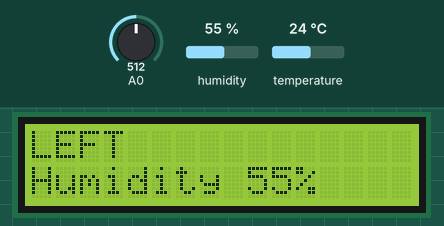
The sketch below on a simulated Arduino Uno, built with avr-gcc and run on an emulated ATmega328P. Parts: 16×2 character LCD. The inputs (shaded band) are chosen by the test bench; at power-on: A0 = 512, humidity 55 %, temperature 24 °C.

Above: at 4.2 s.
4.3 s: A0 set to 370
At 5.8 s:
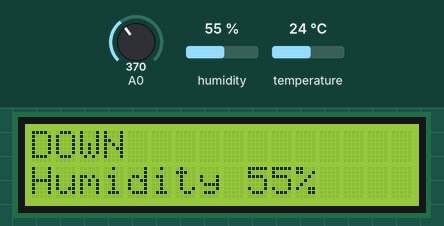
9.2 s: A0 set to 122
At 10.1 s:
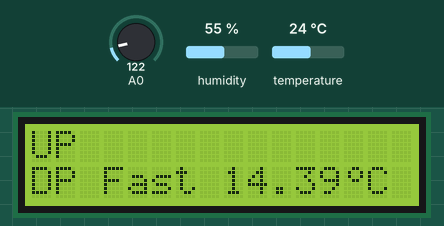
14.3 s: A0 set to 40
At 16.1 s:
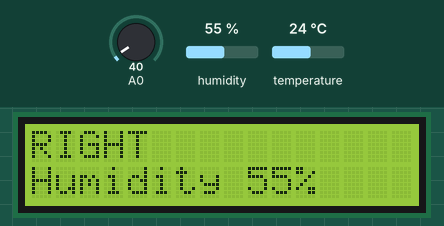
19.4 s: A0 set to 716
At 21.3 s:
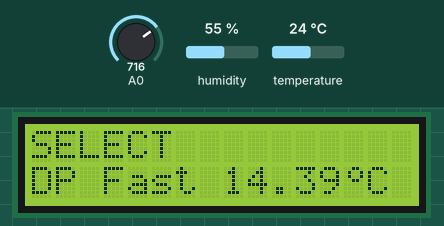
24.5 s: humidity set to 22 %
At 25.6 s:
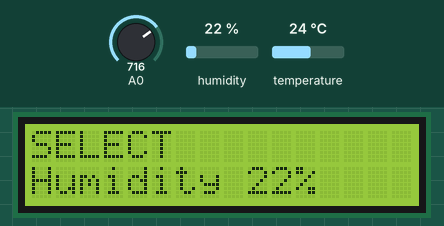
26.5 s: temperature set to 12 °C
Timing chart, 0 to 29.0 s (numbered marks = the images above; inputs shaded):
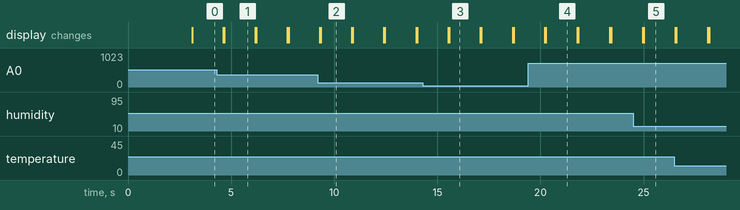

Measured:
- after the input at 4.3 s, the display: first differs from a run without the input after 0.36 s (image 1)
- after the input at 9.2 s, the display: first differs from a run without the input after 0.14 s (image 2)
- after the input at 14.3 s, the display: first differs from a run without the input after 1.3 s (image 3)
- after the input at 19.4 s, the display: first differs from a run without the input after 0.86 s (image 4)
- after the input at 24.5 s, the display: first changes after 0.46 s (image 5 shows a later state)
- what the display in image 1 shows lasts 1.5 s, from 4.7 s to 6.2 s

The sketch:

lcd_temp_keypad.ino
```cpp
// (licence header left out)
#include "dht11.h"
#include <LiquidCrystal.h>

#define DHT11PIN 2
dht11 DHT11;

// обычно LiquidCrystal lcd(12, 11, 5, 4, 3, 2);
// но у нас с кнопками
LiquidCrystal lcd(8, 9, 4, 5, 6, 7);

// определяем кнопки
const byte bRIGHT = 0;
const byte bUP    = 1;
const byte bDOWN  = 2;
const byte bLEFT  = 3;
const byte bSELECT= 4;
const byte bNONE  = 99;
int keyIN = -1;

// различные задержки
const int DELAY_KEY = 1500;  // после надписи какая кнопка нажата
const int DELAY_SHOW= 10000; // сколько времени показывать данные
const int DELAY_FOR = 50;    // для цикла for

// Символ градуса, создан с помощью
// Custom Character Generator for HD44780 LCD Modules http://omerk.github.io/lcdchargen/
byte tempChar[8] = {0b00110,0b01001,0b01001,0b00110,0b00000,0b00000,0b00000,0b00000};

int temperature, humidity;
double dewP, dewPFast;

// Общее количество итераций/замеров
int count = 0;


/****************************************************************************
 * Главная программа
 ****************************************************************************/


// загрузка, установка
void setup() {
  lcd.begin(16, 2);
  lcd.clear();
  lcd.createChar(0, tempChar);
  lcd.setCursor(0,0); // col, row
  lcd.print("DHT11+LCD+Keypad");
  lcd.setCursor(0,1); // col, row
  lcd.print("tim4dev.com");
  delay(3000);
}

// главный цикл
void loop()
{
    int i;
    lcd.clear();

    // если ошибки при считывании датчика DHT11
    if (!readDTH11() )
        return; // начать новый loop()

    showTemperatureHumidity();

    for (i = 0; i <= DELAY_SHOW; i = i + DELAY_FOR) {
        actionKey();
        delay(50);
    }

    showDP();

    for (i = 0; i <= DELAY_SHOW; i = i + DELAY_FOR) {
        actionKey();
        delay(50);
    }
}


/****************************************************************************
 * Функции
 ****************************************************************************/


// считать информацию с датчика температуры/влажности воздуха
boolean readDTH11() {
    count++;
    int chk = DHT11.read(DHT11PIN);

    // если ошибки при считывании датчика DHT11
    if (!checkError(chk) )
        return false; // начать новый loop()

    temperature = DHT11.temperature;
    humidity    = DHT11.humidity;
    dewP        = dewPoint(temperature, humidity);
    dewPFast    = dewPointFast(temperature, humidity);

    return true;
}

// dewPoint function NOAA
// reference (1) : http://wahiduddin.net/calc/density_algorithms.htm
// reference (2) : http://www.colorado.edu/geography/weather_station/Geog_site/about.htm
//
double dewPoint(double celsius, double humidity)
{
    // (1) Saturation Vapor Pressure = ESGG(T)
    double RATIO = 373.15 / (273.15 + celsius);
    double RHS = -7.90298 * (RATIO - 1);
    RHS += 5.02808 * log10(RATIO);
    RHS += -1.3816e-7 * (pow(10, (11.344 * (1 - 1/RATIO ))) - 1) ;
    RHS += 8.1328e-3 * (pow(10, (-3.49149 * (RATIO - 1))) - 1) ;
    RHS += log10(1013.246);

    // factor -3 is to adjust units - Vapor Pressure SVP * humidity
    double VP = pow(10, RHS - 3) * humidity;

    // (2) DEWPOINT = F(Vapor Pressure)
    double T = log(VP/0.61078);   // temp var
    return (241.88 * T) / (17.558 - T);
}

// delta max = 0.6544 wrt dewPoint()
// 6.9 x faster than dewPoint()
// reference: http://en.wikipedia.org/wiki/Dew_point
double dewPointFast(double celsius, double humidity)
{
    double a = 17.271;
    double b = 237.7;
    double temp = (a * celsius) / (b + celsius) + log(humidity*0.01);
    double Td = (b * temp) / (a - temp);
    return Td;
}


boolean checkError(int chk) {
    lcd.setCursor(0,0); // col, row
    switch (chk)
    {
        case DHTLIB_OK:
            return true;
            break;
        case DHTLIB_ERROR_CHECKSUM:
            lcd.print("Checksum error ");
            delay(30000);
            return false;
            break;
        case DHTLIB_ERROR_TIMEOUT:
            lcd.print("Time out error ");
            delay(30000);
            return false;
            break;
        default:
            lcd.print("Unknown error ");
            delay(30000);
            return false;
            break;
    }
    return true;
}

// вывести на экран температуру/влажность
void showTemperatureHumidity()  {
    lcd.clear();
    lcd.setCursor(0,0); // col, row
    lcd.print("Temp ");
    lcd.print((int)temperature);
    lcd.write((byte)0);
    lcd.print("C  ("); lcd.print(count); lcd.print(")");

    lcd.setCursor(0,1); // col, row
    lcd.print("Humidity ");  lcd.print((int)humidity);  lcd.print("%   ");
}

void showDP() {
    lcd.clear();
    lcd.setCursor(0,0); // col, row
    lcd.print("DewPoint "); lcd.print(dewP);
    lcd.write((byte)0); lcd.print("C");

    lcd.setCursor(0,1); // col, row
    lcd.print("DP Fast "); lcd.print(dewPFast);
    lcd.write((byte)0); lcd.print("C ");
}


// читает какая кнопка нажата
// использован код Mark Bramwell, July 2010
int readLCDbtn()
{
  keyIN = analogRead(0); // чтение нажатой кнопки с аналогового пина 0
  // my buttons when read are centered at these valies: 0, 144, 329, 504, 741
  // we add approx 50 to those values and check to see if we are close
  if (keyIN > 1000) return bNONE; // We make this the 1st option for speed reasons since it will be the most likely result
  if (keyIN < 50)   return bRIGHT;
  if (keyIN < 195)  return bUP;
  if (keyIN < 380)  return bDOWN;
  if (keyIN < 555)  return bLEFT;
  if (keyIN < 790)  return bSELECT;
  return bNONE;
}


/*
 * Производит действия при нажатии на кнопки
 *
 * Кнопки на клавиатуре:
 * LEFT,  UP   - показать температуру/влажность в течение 10 (DELAY_SHOW) сек
 * RIGHT, DOWN - показать точки росы в течение 10 (DELAY_SHOW) сек
 * SELECT      - перечитать информацию с датчика температуры/влажности воздуха
 */
void actionKey() {
    int lcd_key;

    lcd_key = readLCDbtn();

    lcd.setCursor(0, 0); // col, row
    switch (lcd_key)
    {
        case bLEFT:
        {
            lcd.print("LEFT            ");
            delay(DELAY_KEY);
            showTemperatureHumidity();
            break;
        }
        case bUP:
        {
            lcd.print("UP              ");
            delay(DELAY_KEY);
            showTemperatureHumidity();
            break;
        }
        case bRIGHT:
        {
            lcd.print("RIGHT           ");
            delay(DELAY_KEY);
            showDP();
            break;
        }
        case bDOWN:
        {
            lcd.print("DOWN            ");
            delay(DELAY_KEY);
            showDP();
            break;
        }
        case bSELECT:
        {
            lcd.print("SELECT          ");
            delay(DELAY_KEY);
            readDTH11(); // считать информацию с датчика температуры/влажности воздуха
            showTemperatureHumidity();
            break;
        }
        case bNONE:
        {
            break;
        }
    }
}
```
